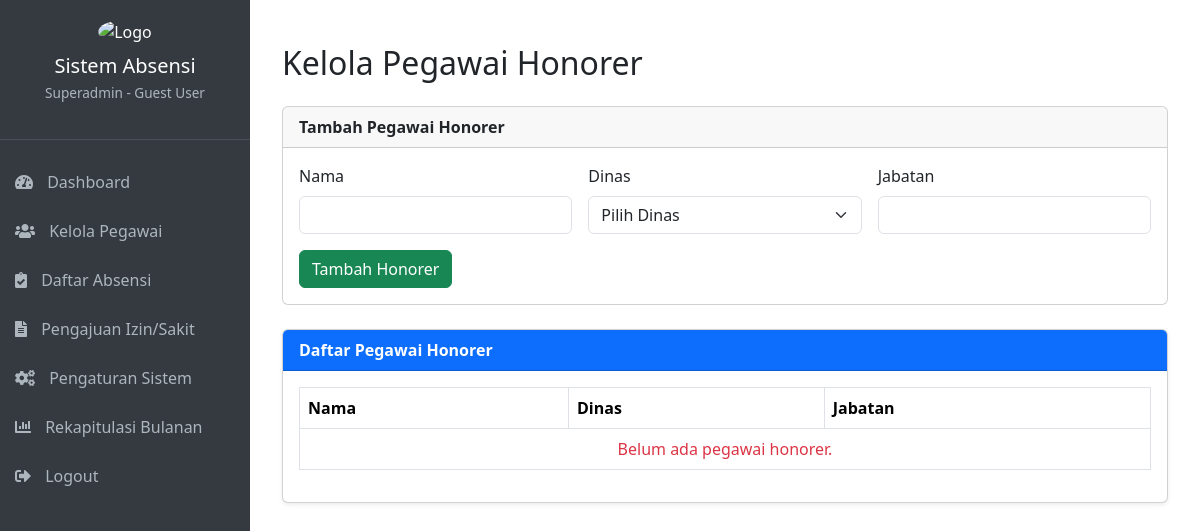
Before: /admin/manage_pegawai_honorer.php (signed in) with the older database file.
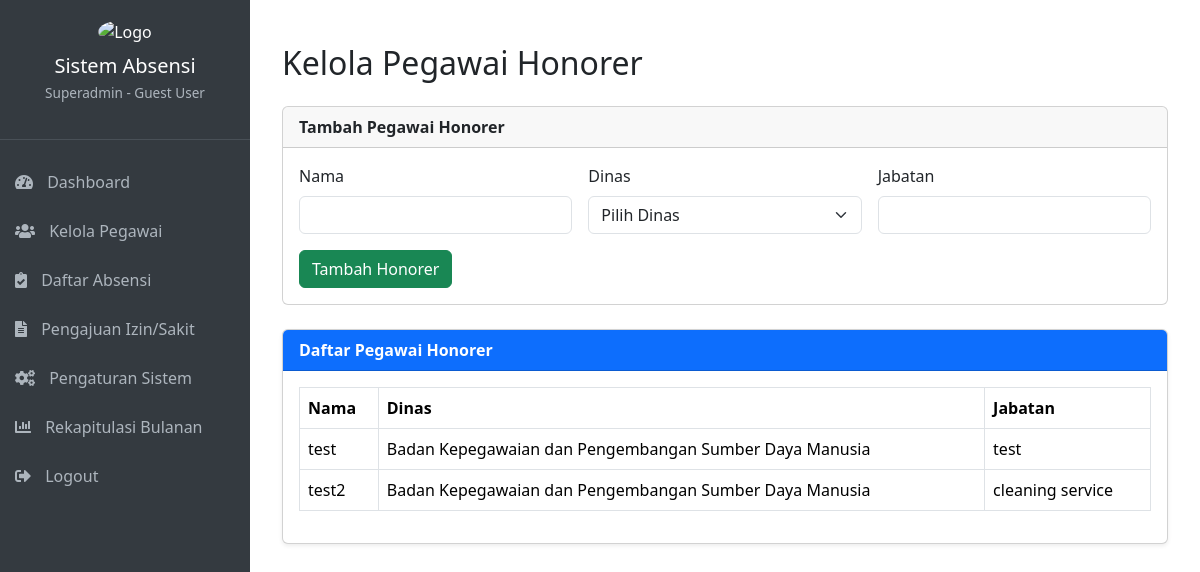
After: the same page with the newer database file.
### tables this page shows
CREATE TABLE `pegawai` (
  `id_pegawai` int(11) NOT NULL,
  `nip` varchar(50) NOT NULL,
  `nama` varchar(255) NOT NULL,
  `pangkat` varchar(100) DEFAULT NULL,
  `golongan` varchar(50) DEFAULT NULL,
  `jabatan` varchar(255) DEFAULT NULL,
  `dinas` varchar(255) NOT NULL,
  `status_kepegawaian` enum('PNS','PPPK','Honor') NOT NULL DEFAULT 'PNS',
  `id_dinas` int(11) DEFAULT NULL
);

### admin/manage_pegawai_honorer.php (the view, shortened to what this page needs)
<?php
require_once __DIR__ . "/../includes/header.php";
$hak_akses_user = $_SESSION["hak_akses"];
$dinas_user = $_SESSION["dinas"] ?? '';
$list_dinas = [];
$sql_dinas = "SELECT id_dinas, nama_dinas FROM dinas ORDER BY nama_dinas ASC";
if ($result_dinas = $mysqli->query($sql_dinas)) {
    while ($row = $result_dinas->fetch_assoc()) {
        $list_dinas[] = $row;
    }
}
$where = "WHERE p.status_kepegawaian = 'Honor'";
$sql_select = "
    SELECT p.id_pegawai, p.nama, p.dinas, p.jabatan, d.id_dinas, d.nama_dinas
    FROM pegawai p
    LEFT JOIN dinas d ON p.dinas = d.nama_dinas
    $where
    ORDER BY p.nama ASC
";
$honorer_list = [];
if ($stmt = $mysqli->prepare($sql_select)) {
    $stmt->execute();
    $result = $stmt->get_result();
    $honorer_list = $result->fetch_all(MYSQLI_ASSOC);
}
?>
<!DOCTYPE html>
<html>
<head>
    <link rel="stylesheet" href="https://cdn.jsdelivr.net/npm/bootstrap@5.3.3/dist/css/bootstrap.min.css">
</head>
<body>
<div class="container py-4">
    <h2 class="mb-4">Kelola Pegawai Honorer</h2>
    <div class="card mb-4">
        <div class="card-header">
            <strong>Tambah Pegawai Honorer</strong>
        </div>
        <div class="card-body">
            <form method="post" class="row g-3">
                <div class="col-md-4">
                    <label class="form-label">Nama</label>
                    <input type="text" name="nama" class="form-control" maxlength="80" required>
                </div>
                <div class="col-md-4">
                    <label class="form-label">Dinas</label>
                    <?php if ($hak_akses_user === 'Admin Dinas'): ?>
                        <input type="text" class="form-control" value="<?= htmlspecialchars($dinas_user) ?>" disabled>
                        <input type="hidden" name="id_dinas"
                            value="<?php
                                foreach ($list_dinas as $d) {
                                    if ($d['nama_dinas'] === $dinas_user) {
                                        echo htmlspecialchars($d['id_dinas']);
                                        break;
                                    }
                                }
                            ?>">
                    <?php else: ?>
                        <select class="form-select" name="id_dinas" required>
                            <option value="">Pilih Dinas</option>
                        </select>
                    <?php endif; ?>
                </div>
                <div class="col-md-4">
                    <label class="form-label">Jabatan</label>
                    <input type="text" name="jabatan" class="form-control" maxlength="80" required>
                </div>
                <div class="col-12">
                    <button class="btn btn-success" type="submit">Tambah Honorer</button>
                </div>
            </form>
        </div>
    </div>
    <div class="card shadow-sm">
        <div class="card-header bg-primary text-white">
            <strong>Daftar Pegawai Honorer</strong>
        </div>
        <div class="card-body">
            <div class="table-responsive">
                <table class="table table-hover table-bordered">
                    <thead>
                        <tr>
                            <th>Nama</th>
                            <th>Dinas</th>
                            <th>Jabatan</th>
                        </tr>
                    </thead>
                    <tbody>
                        <?php if (!empty($honorer_list)): ?>
                            <?php foreach ($honorer_list as $h): ?>
                                <tr>
                                    <td><?= htmlspecialchars($h['nama'] ?? '') ?></td>
                                    <td><?= htmlspecialchars($h['dinas'] ?? '') ?></td>
                                    <td><?= htmlspecialchars($h['jabatan'] ?? '') ?></td>
                                </tr>
                            <?php endforeach; ?>
                        <?php else: ?>
                            <tr><td colspan="3" class="text-center text-danger">Belum ada pegawai honorer.</td></tr>
                        <?php endif; ?>
                    </tbody>
                </table>
            </div>
        </div>
    </div>
</div>
</body>
</html>

Changed rows visible on the page:
added pegawai: nama "test", dinas "Badan Kepegawaian dan Pengembangan Sumber Daya Manusia", jabatan "test"
added pegawai: nama "test2", dinas "Badan Kepegawaian dan Pengembangan Sumber Daya Manusia", jabatan "cleaning service"
Other visible differences:
text no longer shown: "Belum ada pegawai honorer."
